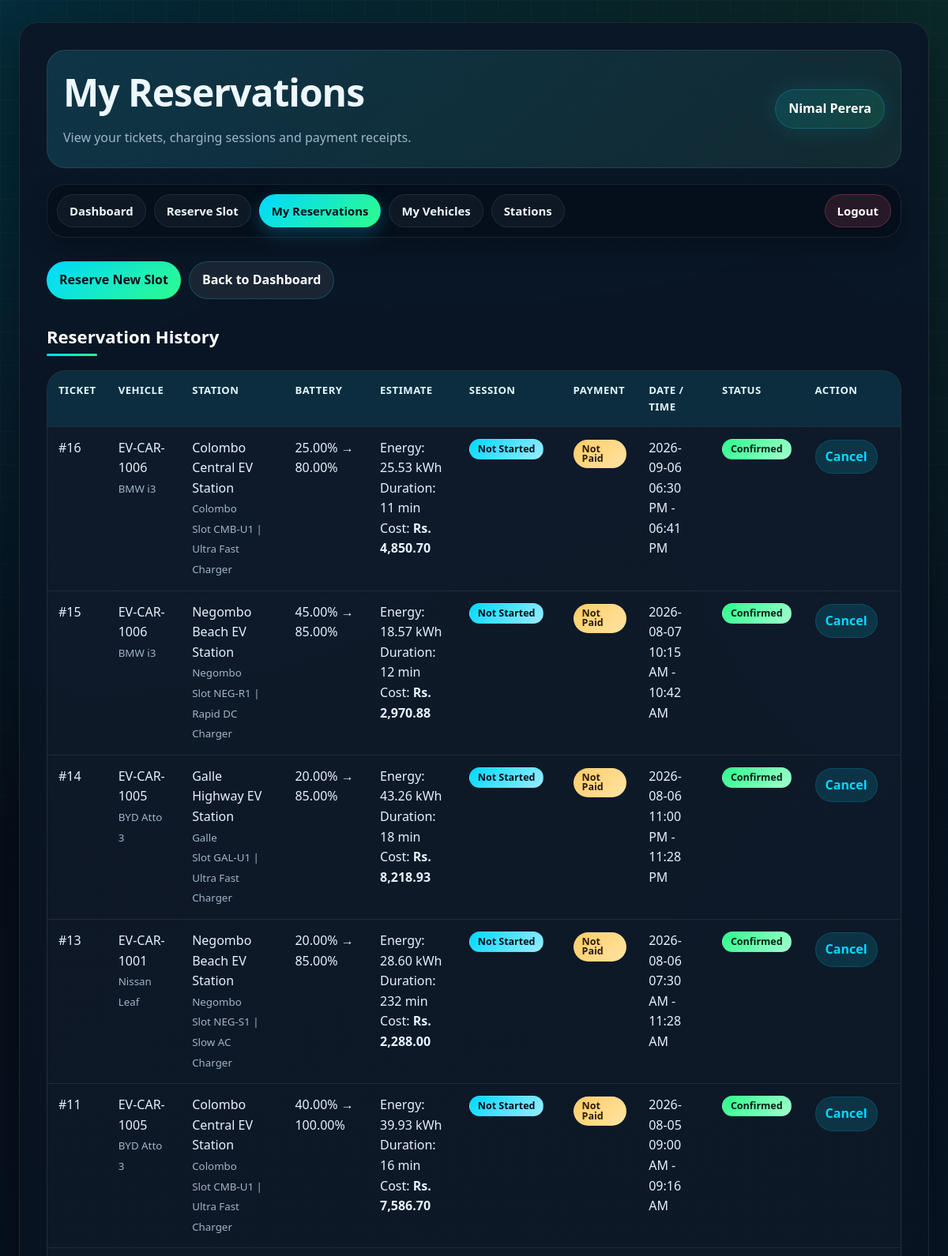
The app's page /my_reservations.php (signed in, upper part) with its own data.
### tables this page shows
CREATE TABLE `reservations` (
  `reservation_id` int(11) NOT NULL,
  `user_id` int(11) NOT NULL,
  `vehicle_id` int(11) NOT NULL,
  `slot_id` int(11) NOT NULL,
  `reservation_date` date NOT NULL,
  `start_time` time NOT NULL,
  `end_time` time NOT NULL,
  `status` enum('Pending','Confirmed','Completed','Cancelled','No Show') NOT NULL DEFAULT 'Pending',
  `created_at` timestamp NOT NULL DEFAULT current_timestamp(),
  `current_battery_percent` decimal(5,2) DEFAULT 0.00,
  `target_battery_percent` decimal(5,2) DEFAULT 80.00,
  `required_energy_kwh` decimal(8,2) DEFAULT 0.00,
  `estimated_duration_min` int(11) DEFAULT 0,
  `estimated_energy_kwh` decimal(8,2) DEFAULT 0.00,
  `estimated_cost` decimal(10,2) DEFAULT 0.00
);

CREATE TABLE `vehicles` (
  `vehicle_id` int(11) NOT NULL,
  `user_id` int(11) NOT NULL,
  `vehicle_number` varchar(20) NOT NULL,
  `vehicle_model` varchar(80) NOT NULL,
  `battery_capacity` decimal(6,2) NOT NULL,
  `created_at` timestamp NOT NULL DEFAULT current_timestamp()
);

CREATE TABLE `charging_stations` (
  `station_id` int(11) NOT NULL,
  `station_name` varchar(120) NOT NULL,
  `location` varchar(200) NOT NULL,
  `contact_number` varchar(15) DEFAULT NULL,
  `total_slots` int(11) NOT NULL DEFAULT 0,
  `created_at` timestamp NOT NULL DEFAULT current_timestamp()
);

CREATE TABLE `charging_slots` (
  `slot_id` int(11) NOT NULL,
  `station_id` int(11) NOT NULL,
  `type_id` int(11) NOT NULL,
  `slot_number` varchar(20) NOT NULL,
  `slot_status` enum('Available','Reserved','Charging','Out of Service') NOT NULL DEFAULT 'Available',
  `created_at` timestamp NOT NULL DEFAULT current_timestamp()
);

CREATE TABLE `charger_types` (
  `type_id` int(11) NOT NULL,
  `type_name` varchar(60) NOT NULL,
  `connector_type` varchar(60) NOT NULL,
  `power_output_kw` decimal(6,2) NOT NULL,
  `rate_per_kwh` decimal(10,2) NOT NULL
);

### my_reservations.php (the view, shortened to what this page needs)
<?php
require_once "../config/db.php";
$user_id = $_SESSION["user_id"];
function badgeClass($status) {
    if ($status === "Confirmed" || $status === "Available") return "badge badge-available";
    if ($status === "Completed" || $status === "Paid") return "badge badge-paid";
    if ($status === "Cancelled" || $status === "No Show" || $status === "Out of Service") return "badge badge-out";
    return "badge badge-reserved";
}
$stmt = $conn->prepare("
    SELECT
        r.reservation_id,
        r.reservation_date,
        r.start_time,
        r.end_time,
        r.status,
        r.current_battery_percent,
        r.target_battery_percent,
        r.required_energy_kwh,
        r.estimated_energy_kwh,
        r.estimated_duration_min,
        r.estimated_cost,
        v.vehicle_number,
        v.vehicle_model,
        st.station_name,
        st.location,
        sl.slot_number,
        ct.type_name,
        ct.connector_type,
        ct.power_output_kw,
        s.session_id,
        s.status AS session_status,
        s.energy_consumed_kwh,
        s.session_duration_min,
        s.charging_cost,
        p.payment_id,
        p.amount,
        p.payment_method,
        p.payment_status,
        p.transaction_ref,
        p.payment_date
    FROM reservations r
    JOIN vehicles v ON r.vehicle_id = v.vehicle_id
    JOIN charging_slots sl ON r.slot_id = sl.slot_id
    JOIN charging_stations st ON sl.station_id = st.station_id
    JOIN charger_types ct ON sl.type_id = ct.type_id
    LEFT JOIN charging_sessions s ON r.reservation_id = s.reservation_id
    LEFT JOIN payments p ON s.session_id = p.session_id
    WHERE r.user_id = ?
    ORDER BY r.reservation_date DESC, r.start_time DESC
");
$stmt->bind_param("i", $user_id);
$stmt->execute();
$reservations = $stmt->get_result();
require_once "_user_header.php";
?>
<div class="page-actions">
    <a class="action-btn" href="reserve.php">Reserve New Slot</a>
    <a class="action-btn secondary" href="dashboard.php">Back to Dashboard</a>
</div>
<h2>Reservation History</h2>
<div class="table-wrapper">
    <table>
        <tr>
            <th>Ticket</th>
            <th>Vehicle</th>
            <th>Station</th>
            <th>Battery</th>
            <th>Estimate</th>
            <th>Session</th>
            <th>Payment</th>
            <th>Date / Time</th>
            <th>Status</th>
            <th>Action</th>
        </tr>
        <?php if ($reservations->num_rows > 0) { ?>
            <?php while ($row = $reservations->fetch_assoc()) { ?>
                <?php
                    $session_status = $row["session_status"] ?? "Not Started";
                ?>
                <tr>
                    <td>#<?= $row["reservation_id"] ?></td>
                    <td>
                        <?= htmlspecialchars($row["vehicle_number"]) ?><br>
                        <small><?= htmlspecialchars($row["vehicle_model"]) ?></small>
                    </td>
                    <td>
                        <?= htmlspecialchars($row["station_name"]) ?><br>
                        <small>
                            <?= htmlspecialchars($row["location"]) ?><br>
                            Slot <?= htmlspecialchars($row["slot_number"]) ?> |
                            <?= htmlspecialchars($row["type_name"]) ?>
                        </small>
                    </td>
                    <td>
                        <?= number_format($row["current_battery_percent"], 2) ?>%
                        →
                        <?= number_format($row["target_battery_percent"], 2) ?>%
                    </td>
                    <td>
                        Energy:
                        <?= number_format($row["estimated_energy_kwh"], 2) ?> kWh<br>
                        Duration:
                        <?= $row["estimated_duration_min"] ?> min<br>
                        Cost:
                        <strong>Rs. <?= number_format($row["estimated_cost"], 2) ?></strong>
                    </td>
                    <td>
                        <span class="<?= badgeClass($session_status) ?>">
                            <?= htmlspecialchars($session_status) ?>
                        </span>
                    </td>
                    <td>
                        <?php if ($row["payment_id"]) { ?>
                            <span class="badge badge-paid">
                                <?= htmlspecialchars($row["payment_status"]) ?>
                            </span>
                            <br>
                            <small>
                                Rs. <?= number_format($row["amount"], 2) ?><br>
                                <?= htmlspecialchars($row["payment_method"]) ?>
                            </small>
                        <?php } else { ?>
                            <span class="badge badge-pending">Not Paid</span>
                        <?php } ?>
                    </td>
                    <td>
                        <?= htmlspecialchars($row["reservation_date"]) ?><br>
                        <?= date("h:i A", strtotime($row["start_time"])) ?>
                        -
                        <?= date("h:i A", strtotime($row["end_time"])) ?>
                    </td>
                    <td>
                        <span class="<?= badgeClass($row["status"]) ?>">
                            <?= htmlspecialchars($row["status"]) ?>
                        </span>
                    </td>
                    <td>
                        <?php if ($row["payment_id"]) { ?>
                            <a href="payment_receipt.php?reservation_id=<?= $row['reservation_id'] ?>">
                                View Receipt
                            </a>
                        <?php } elseif ($row["status"] === "Pending" || $row["status"] === "Confirmed") { ?>
                            <a onclick="return confirm('Cancel this reservation?')"
                               href="my_reservations.php?cancel=<?= $row['reservation_id'] ?>">
                                Cancel
                            </a>
                        <?php } else { ?>
                            -
                        <?php } ?>
                    </td>
                </tr>
            <?php } ?>
        <?php } else { ?>
            <tr>
                <td colspan="10">No reservations found.</td>
            </tr>
        <?php } ?>
    </table>
</div>
<?php require_once "_user_footer.php"; ?>

### style.css (style rules this page uses)
:root { --bg-main: #07111f; --bg-secondary: #0b1728; --bg-card: rgba(15, 28, 48, 0.92); --bg-card-soft: rgba(20, 39, 66, 0.82); --primary: #00d9ff; --primary-dark: #009ec3; --primary-soft: rgba(0, 217, 255, 0.14); --accent: #2dfc8c; --accent-dark: #13bd65; --accent-soft: rgba(45, 252, 140, 0.13); --warning: #ffcc66; --danger: #ff5c7a; --danger-soft: rgba(255, 92, 122, 0.15); --text-main: #edf7ff; --text-muted: #9fb5c9; --border: rgba(255, 255, 255, 0.09); --radius-sm: 10px; --radius-md: 16px; --radius-lg: 24px; --shadow-card: 0 18px 45px rgba(0, 0, 0, 0.32); --shadow-glow: 0 0 30px rgba(0, 217, 255, 0.13); --transition: 0.22s ease; }
* { box-sizing: border-box; }
html { scroll-behavior: smooth; }
body { margin: 0; min-height: 100vh; font-family: "Segoe UI", Arial, sans-serif; background: radial-gradient(circle at top left, rgba(0, 217, 255, 0.16), transparent 34%), radial-gradient(circle at top right, rgba(45, 252, 140, 0.11), transparent 32%), linear-gradient(135deg, #050b14 0%, #07111f 48%, #08192a 100%); color: var(--text-main); line-height: 1.6; }
body::before { content: ""; position: fixed; inset: 0; pointer-events: none; background-image: linear-gradient(rgba(255,255,255,0.025) 1px, transparent 1px), linear-gradient(90deg, rgba(255,255,255,0.025) 1px, transparent 1px); background-size: 42px 42px; mask-image: linear-gradient(to bottom, black, transparent 90%); z-index: -1; }
a { color: var(--primary); text-decoration: none; transition: var(--transition); }
small { color: var(--text-muted); }
h1, h2, h3 { margin-top: 0; line-height: 1.22; }
h2 { margin-top: 34px; margin-bottom: 16px; font-size: 1.38rem; color: #ffffff; }
h2::after { content: ""; display: block; width: 64px; height: 3px; margin-top: 8px; border-radius: 999px; background: linear-gradient(90deg, var(--primary), var(--accent)); }
.table-wrapper { width: 100%; overflow-x: auto; margin: 18px 0 28px; border-radius: var(--radius-lg); border: 1px solid var(--border); background: rgba(255, 255, 255, 0.025); }
table { width: 100%; min-width: 950px; border-collapse: collapse; overflow: hidden; }
th, td { padding: 14px 14px; text-align: left; vertical-align: top; border-bottom: 1px solid rgba(255, 255, 255, 0.075); }
th { position: sticky; top: 0; z-index: 3; background: rgba(0, 217, 255, 0.1); color: #dff9ff; font-size: 0.82rem; font-weight: 800; text-transform: uppercase; letter-spacing: 0.5px; }
td { color: #e6f2ff; }
tr { transition: var(--transition); }
td a { display: inline-flex; margin: 2px 0; padding: 8px 12px; border-radius: 999px; background: var(--primary-soft); border: 1px solid rgba(0, 217, 255, 0.16); font-weight: 700; }
.badge { display: inline-flex; align-items: center; justify-content: center; min-height: 26px; padding: 5px 10px; border-radius: 999px; font-size: 0.78rem; font-weight: 800; line-height: 1; border: 1px solid transparent; }
.badge-available, .badge-paid { color: #052015; background: linear-gradient(135deg, var(--accent), #a3ffce); }
.badge-pending { color: #2a1b00; background: linear-gradient(135deg, var(--warning), #ffe4a3); }
.badge-reserved { color: #03101a; background: linear-gradient(135deg, var(--primary), #9aecff); }
.action-btn { display: inline-flex; align-items: center; justify-content: center; min-height: 42px; padding: 10px 16px; border-radius: 999px; background: linear-gradient(135deg, var(--primary), var(--accent)); color: #03101a !important; font-weight: 800; text-decoration: none; }
.action-btn.secondary { background: rgba(255, 255, 255, 0.07); color: #ffffff !important; border: 1px solid rgba(0, 217, 255, 0.22); }
.page-actions { display: flex; flex-wrap: wrap; gap: 10px; margin: 12px 0 22px; }
.page-actions a, .page-actions button { display: inline-flex; align-items: center; justify-content: center; min-height: 42px; padding: 10px 16px; border-radius: 999px; font-weight: 800; }

### records on screen
reservations: reservation_id "16", vehicle.vehicle_number "EV-CAR-1006", vehicle.vehicle_model "BMW i3", charging_stations.station_name "Colombo Central EV Station", charging_stations.location "Colombo", slot.slot_number "CMB-U1", charger_types.type_name "Ultra Fast Charger", current_battery_percent "25.00", target_battery_percent "80.00", estimated_energy_kwh "25.53", estimated_duration_min "11", estimated_cost "4,850.70", session_status "Not Started", shows "Not Paid", reservation_date "2026-09-06", start_time "06:30 PM", end_time "06:41 PM", status "Confirmed"
reservations: reservation_id "15", vehicle.vehicle_number "EV-CAR-1006", vehicle.vehicle_model "BMW i3", charging_stations.station_name "Negombo Beach EV Station", charging_stations.location "Negombo", slot.slot_number "NEG-R1", charger_types.type_name "Rapid DC Charger", current_battery_percent "45.00", target_battery_percent "85.00", estimated_energy_kwh "18.57", estimated_duration_min "12", estimated_cost "2,970.88", session_status "Not Started", shows "Not Paid", reservation_date "2026-08-07", start_time "10:15 AM", end_time "10:42 AM", status "Confirmed"
reservations: reservation_id "14", vehicle.vehicle_number "EV-CAR-1005", vehicle.vehicle_model "BYD Atto 3", charging_stations.station_name "Galle Highway EV Station", charging_stations.location "Galle", slot.slot_number "GAL-U1", charger_types.type_name "Ultra Fast Charger", current_battery_percent "20.00", target_battery_percent "85.00", estimated_energy_kwh "43.26", estimated_duration_min "18", estimated_cost "8,218.93", session_status "Not Started", shows "Not Paid", reservation_date "2026-08-06", start_time "11:00 PM", end_time "11:28 PM", status "Confirmed"
reservations: reservation_id "13", vehicle.vehicle_number "EV-CAR-1001", vehicle.vehicle_model "Nissan Leaf", charging_stations.station_name "Negombo Beach EV Station", charging_stations.location "Negombo", slot.slot_number "NEG-S1", charger_types.type_name "Slow AC Charger", current_battery_percent "20.00", target_battery_percent "85.00", estimated_energy_kwh "28.60", estimated_duration_min "232", estimated_cost "2,288.00", session_status "Not Started", shows "Not Paid", reservation_date "2026-08-06", start_time "07:30 AM", end_time "11:28 AM", status "Confirmed"
reservations: reservation_id "11", vehicle.vehicle_number "EV-CAR-1005", vehicle.vehicle_model "BYD Atto 3", charging_stations.station_name "Colombo Central EV Station", charging_stations.location "Colombo", slot.slot_number "CMB-U1", charger_types.type_name "Ultra Fast Charger", current_battery_percent "40.00", target_battery_percent "100.00", estimated_energy_kwh "39.93", estimated_duration_min "16", estimated_cost "7,586.70", session_status "Not Started", shows "Not Paid", reservation_date "2026-08-05", start_time "09:00 AM", end_time "09:16 AM", status "Confirmed"

### other values on screen
$page_title "My Reservations"
$page_subtitle "View your tickets, charging sessions and payment receipts."
$_SESSION["full_name"] "Nimal Perera"
